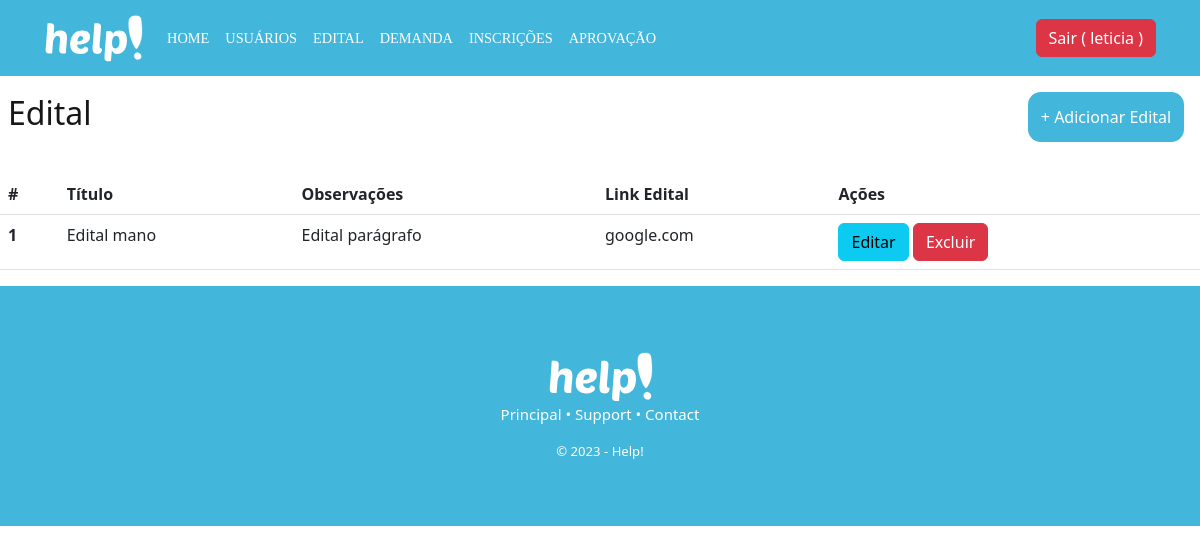
Page /edital/recovery (signed in) on the earlier database version.
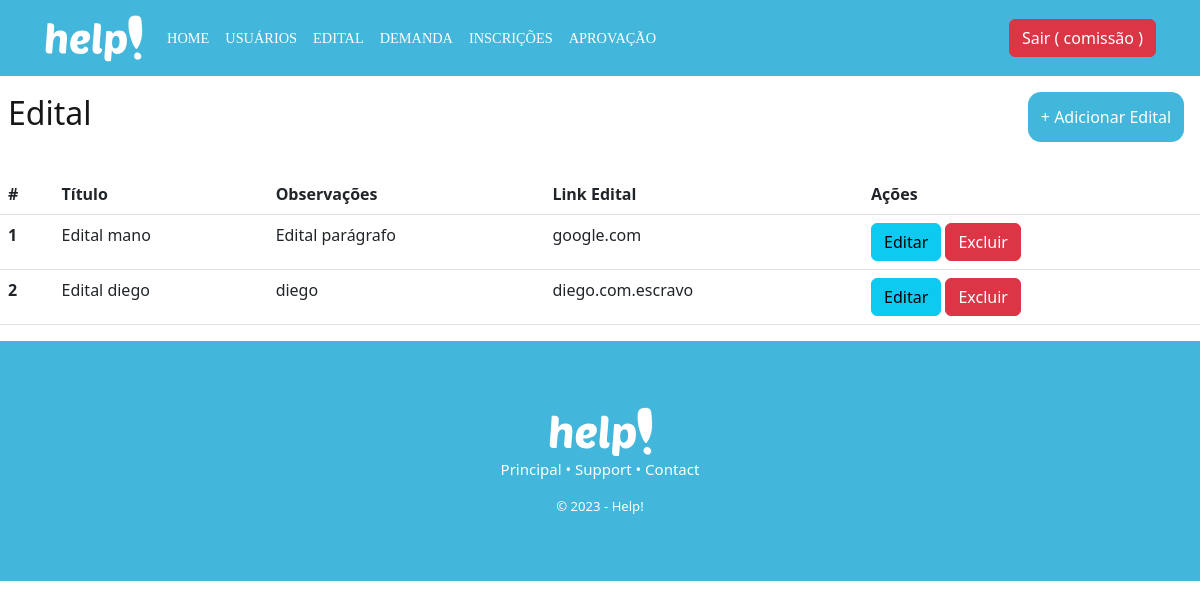
Same page on the later database version.
### database/models.py (models this page shows, shortened)
class Usuario(db.Model, UserMixin):
  __tablename__= "usuario"
  id = db.Column(db.Integer, primary_key = True)
  nome = db.Column(db.String(100))
  email = db.Column(db.String(100))
  matricula = db.Column(db.String(100))
  senha = db.Column(db.String(100))
  admin = db.Column(db.Boolean)
  professor = db.Column(db.Boolean)

class Edital(db.Model):
  __tablename__= "edital"
  id = db.Column(db.Integer, primary_key = True)
  titulo = db.Column(db.String(100))
  paragrafo = db.Column(db.String(100))
  link = db.Column(db.String(100))

### controllers/edital.py (the view)
@bp_edital.route('/recovery')
@login_required
def recovery():
  if not current_user.admin:
    flash("Acesso não permitido")
    return redirect('/login')
  edital = Edital.query.all()
  return render_template('edital_recovery.html', edital = edital)

### controllers/usuario.py (called while the page is built)
@lm.user_loader
def load_user(id):
  usuario = Usuario.query.filter_by(id=id).first()
  return usuario

### templates/edital_recovery.html (shortened to what this page needs)
{% extends 'header.html' %}
{% block container %}
<div id="recovery">
  <div class="nav">
    <h1 class="title-recovery">Edital</h1>
    <a href="/edital/create" class="btn btn-primary btn-adc" style="background-color: #43B6DB !important">+ Adicionar Edital</a>
  </div>
</div>
  <table class="table">
    <thead style="background-color: #43B6DB !important; color: white;">
      <tr>
        <th scope="col">#</th>
        <th scope="col">Título</th>
        <th scope="col">Observações</th>
        <th scope="col">Link Edital</th>
        {% if current_user.admin %}
        <th scope="col">Ações</th>
        {% endif %}
      </tr>
    </thead>
    <tbody>
      {% for e in edital %}
        <tr>
          <th scope="row">{{e.id}}</th>
          <td>{{e.titulo}}</td>
          <td>{{e.paragrafo}}</td>
          <td>{{e.link}}</td>
        {% if current_user.admin %}
          <td>
            <a href="/edital/update/{{e.id}}" class="btn btn-info">Editar</a>
				    <a href="/edital/delete/{{e.id}}" class="btn btn-danger">Excluir</a>
          </td>
        {% endif %}
        </tr>
	    {% endfor %}
    </tbody>
  </table>
{% endblock %}

### templates/header.html (shortened to what this page needs)
<!DOCTYPE html>
<html lang="pt-br">
<head>
  <link href="https://cdn.jsdelivr.net/npm/bootstrap@5.3.0-alpha1/dist/css/bootstrap.min.css" rel="stylesheet">
  <link rel="stylesheet" href="/static/header.css">
</head>
<body>
<nav class="navbar navbar-expand-lg bg-body-tertiary" style="background-color: #43B6DB !important; padding-left: 2rem; padding-right: 2rem;">
  <div class="container-fluid">
    <a class="navbar-brand" href="/usuarios/dashboard"><img src="/static/assets/help.svg" alt="..." height="50vh"></a>
    <div class="collapse navbar-collapse" id="navbarSupportedContent">
      <ul class="navbar-nav me-auto mb-2 mb-lg-0">
        <li class="nav-item">
          <a class="nav-link active" aria-current="page" href="/usuarios/dashboard">Home</a>
        </li>
        {% if current_user.admin %}
        <li class="nav-item">
          <a class="nav-link" href="/usuarios/recovery">Usuários</a>
        </li>
        {% endif %}
        {% if current_user.admin %}
        <li class="nav-item">
          <a class="nav-link" href="/edital/recovery">Edital</a>
        </li>
        {% endif %}
        {% if current_user.professor %}
        <li class="nav-item">
          <a class="nav-link" href="/demanda/recovery">Demanda</a>
        </li>
        {% endif %}
        {% if current_user.professor %}
        <li class="nav-item">
          <a class="nav-link" href="/inscricao/recovery">Inscrições</a>
        </li>
        {% endif %}
        {% if current_user.professor %}
        <li class="nav-item">
          <a class="nav-link" href="/aprovacao/recovery">Aprovação</a>
        </li>
        {% endif %}
      </ul>
      <form class="d-flex" role="search">
        <a href="{{url_for('usuarios.logoff')}}" class="btn btn-danger" id="button-sair">Sair ( {{current_user.nome}} )</a>
      </form>
    </div>
  </div>
</nav>
  {% block container %}
  {% endblock %}
    <footer>
      <img src="/static/assets/help.svg" alt="IFRN">
      <p>Principal • Support • Contact</p>
      <small>© 2023 - Help!</small>
    </footer>
</body>
</html>

Differences in the rows shown:
changed Usuario: nome "leticia" → "comissão"
added Edital: id "2", titulo "Edital diego", paragrafo "diego", link "diego.com.escravo"
